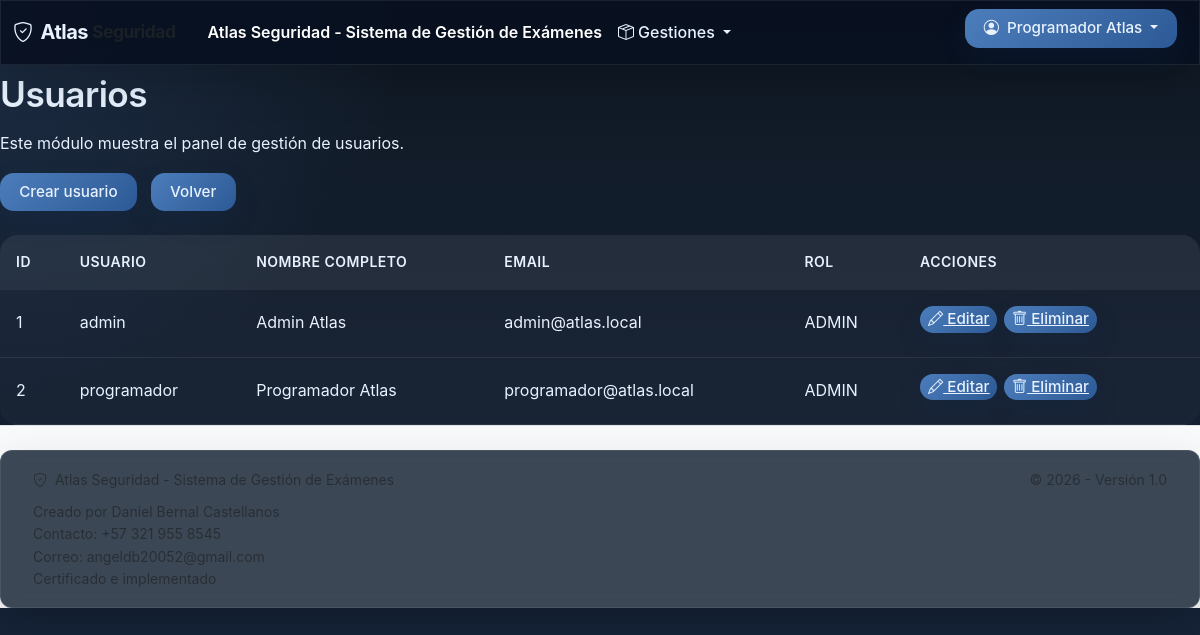
Screenshot of /index.php?c=dashboard&a=users (signed in) with the database file from the repository.
### tables this page shows
CREATE TABLE IF NOT EXISTS users (
  id INT AUTO_INCREMENT PRIMARY KEY,
  role_id INT NOT NULL,
  username VARCHAR(80) NOT NULL UNIQUE,
  password VARCHAR(255) NOT NULL,
  reset_token VARCHAR(255) NULL DEFAULT NULL,
  reset_token_expires DATETIME NULL DEFAULT NULL,
  fullname VARCHAR(120) NOT NULL,
  email VARCHAR(120) DEFAULT NULL,
  created_at TIMESTAMP DEFAULT CURRENT_TIMESTAMP,
  FOREIGN KEY (role_id) REFERENCES roles(id) ON DELETE RESTRICT ON UPDATE CASCADE
);

CREATE TABLE IF NOT EXISTS roles (
  id INT AUTO_INCREMENT PRIMARY KEY,
  name VARCHAR(50) NOT NULL UNIQUE,
  description VARCHAR(255) DEFAULT NULL
);

### controllers/DashboardController.php (called while the page is built, shortened)
<?php
class DashboardController
{
    public function users()
    {
        $userModel = new UserModel();
        $users = $userModel->all();
        include __DIR__ . '/../views/dashboard/users.php';
    }
}

### index.php (called while the page is built, shortened)
<?php
require_once __DIR__ . '/config/Database.php';
require_once __DIR__ . '/models/BaseModel.php';
require_once __DIR__ . '/models/UserModel.php';
require_once __DIR__ . '/controllers/DashboardController.php';
$controller = $_GET['c'] ?? 'auth';
$action = $_GET['a'] ?? 'login';
switch ($controller) {
    case 'dashboard':
        $ctrl = new DashboardController();
        break;
}
$ctrl->{$action}();

### config/Database.php (called while the page is built)
<?php
class Database
{
    private static $instance = null;
    private $pdo;
    private function __construct()
    {
        $host = '127.0.0.1';
        $db   = 'atlas';
        $user = 'root';
        $pass = '';
        $charset = 'utf8mb4';
        $dsn = "mysql:host=$host;dbname=$db;charset=$charset";
        $options = [
            PDO::ATTR_ERRMODE => PDO::ERRMODE_EXCEPTION,
            PDO::ATTR_DEFAULT_FETCH_MODE => PDO::FETCH_ASSOC,
            PDO::ATTR_EMULATE_PREPARES => false,
        ];
        $this->pdo = new PDO($dsn, $user, $pass, $options);
    }
    public static function getInstance()
    {
        if (self::$instance === null) {
            self::$instance = new self();
        }
        return self::$instance;
    }
    public function getConnection()
    {
        return $this->pdo;
    }
}

### models/BaseModel.php (called while the page is built, shortened)
<?php
abstract class BaseModel
{
    public function __construct()
    {
        $this->db = Database::getInstance()->getConnection();
    }
}

### models/UserModel.php (called while the page is built, shortened)
<?php
class UserModel extends BaseModel
{
    public function all()
    {
        $stmt = $this->db->query('SELECT u.id,u.username,u.fullname,u.email,r.name as role_name,u.role_id FROM users u JOIN roles r ON u.role_id = r.id');
        return $stmt->fetchAll();
    }
}

### views/dashboard/users.php (the view)
<?php include __DIR__ . '/../layouts/header.php'; ?>
<h1>Usuarios</h1>
<p>Este módulo muestra el panel de gestión de usuarios.</p>
<p>
    <a class="btn" href="index.php?c=dashboard&a=createUser">Crear usuario</a>
    <a class="btn" href="index.php?c=dashboard&a=index">Volver</a>
</p>
<?php if (!empty($users)): ?>
    <div class="table-wrapper">
        <table class="table">
            <thead>
                <tr>
                    <th>ID</th>
                    <th>Usuario</th>
                    <th>Nombre completo</th>
                    <th>Email</th>
                    <th>Rol</th>
                    <th>Acciones</th>
                </tr>
            </thead>
            <tbody>
                <?php foreach ($users as $userItem): ?>
                    <tr>
                        <td><?= htmlspecialchars($userItem['id']) ?></td>
                        <td><?= htmlspecialchars($userItem['username']) ?></td>
                        <td><?= htmlspecialchars($userItem['fullname']) ?></td>
                        <td><?= htmlspecialchars($userItem['email']) ?></td>
                        <td><?= htmlspecialchars($userItem['role_name']) ?></td>
                        <td>
                            <a class="btn" style="background:#e0e0e0;color:#000;text-decoration:underline;padding:2px 8px;border-radius:4px;margin-right:2px;" href="index.php?c=dashboard&a=editUser&id=<?= $userItem['id'] ?>"><i class="bi bi-pencil"></i> <u>Editar</u></a>
                            <a class="btn" style="background:#d98880;color:#000;text-decoration:underline;padding:2px 8px;border-radius:4px;" href="index.php?c=dashboard&a=deleteUser&id=<?= $userItem['id'] ?>" onclick="return confirm('¿Eliminar usuario?');"><i class="bi bi-trash"></i> <u>Eliminar</u></a>
                        </td>
                    </tr>
                <?php endforeach; ?>
            </tbody>
        </table>
    </div>
<?php else: ?>
    <p>No hay usuarios registrados aún.</p>
<?php endif; ?>
<?php include __DIR__ . '/../layouts/footer.php'; ?>

### public/css/style.css (style rules this page uses)
:root { --bg-start: #1C2734; --bg-end: #2F3E53; --text: #E8F2FF; --text-high: #FFFFFF; --text-muted: #B0C4DE; --topbar-bg: linear-gradient(135deg, #1D314B, #2D4771); --topbar-color: #E8F2FF; --btn-bg: linear-gradient(135deg, #2B5E88, #1A3A5F); --btn-color: #FFFFFF; --btn-hover-opacity: .96; --card-bg: linear-gradient(180deg, #223349, #1F2C3E); --card-border: #3D5777; --table-head-bg: #264367; --table-head-color: #FFFFFF; }
body { margin: 0; font-family: 'Segoe UI', Tahoma, Geneva, Verdana, sans-serif; background: linear-gradient(180deg, var(--bg-start) 0%, var(--bg-end) 100%); color: var(--text); transition: background .4s ease, color .4s ease; }
body h1 { font-size: 2.2rem; font-weight: 600; margin: 0.5rem 0 1rem 0; letter-spacing: -0.5px; color: var(--text-high); }
body p { line-height: 1.6; color: var(--text); }
body p, body h1, body h2, body h3, body h4, body h5, body h6, body label, body a { color: var(--text); }
.container, .login-card, .modules-card, .table, .topbar { transition: background .4s ease, color .4s ease, box-shadow .4s ease; }
button, .btn { background: var(--btn-bg); color: var(--btn-color); border: 0; padding: 0.65rem 1.2rem; border-radius: 6px; cursor: pointer; text-decoration: none; display: inline-block; box-shadow: 0 2px 8px rgba(5,31,32,.15); transition: all 0.3s ease; font-weight: 500; font-size: 0.95rem; }
.btn { margin-right: .6rem; margin-bottom: 0.5rem; }
.table { background: linear-gradient(180deg, #25344a 0%, #32476b 100%); border-radius: 10px; overflow: hidden; }
.table th { background: linear-gradient(135deg, #25344a 80%, #32476b 100%); color: #fff; border: none; }
.table td { background: transparent; color: #fff; border: none; }
.table tbody tr:nth-child(odd), .table tbody tr:nth-child(even) { background: transparent; }
body { font-family: 'Inter', 'Segoe UI', Tahoma, Geneva, Verdana, sans-serif; line-height: 1.6; }
.btn { border-radius: 8px; font-weight: 500; padding: 0.5rem 1.2rem; transition: all 0.3s ease; border: none; }
.table { margin-bottom: 0; }
.table th { font-weight: 600; font-size: 0.875rem; text-transform: uppercase; letter-spacing: 0.5px; padding: 1rem; border-bottom: 2px solid rgba(0, 0, 0, 0.1); }
.table td { padding: 1rem; vertical-align: middle; border-bottom: 1px solid rgba(0, 0, 0, 0.05); }
.fade-in { animation: fadeIn 0.5s ease-in-out; }
:root { --surface: rgba(255,255,255,0.08); --surface-strong: rgba(255,255,255,0.12); --surface-border: rgba(255,255,255,0.14); --surface-border-strong: rgba(255,255,255,0.18); --primary-soft: #4C7DBB; --primary-strong: #2D5A96; --accent: #72B7FF; --text-soft: #E9F3FF; --text-muted: #A0B0CA; --bg-dark: #0E1826; --bg-panel: rgba(28, 40, 57, 0.85); --bg-panel-strong: rgba(23, 32, 49, 0.94); }
html { scroll-behavior: smooth; }
body { background: radial-gradient(circle at top left, rgba(85, 133, 208, 0.18), transparent 28%), linear-gradient(180deg, #101924 0%, #17263d 100%); color: var(--text); min-height: 100vh; }
body, button, input, textarea, select { font-family: 'Inter', 'Segoe UI', Tahoma, Geneva, Verdana, sans-serif; }
button, .btn, a.btn, .form-control, .form-select, textarea { border-radius: 14px !important; }
.btn, button, .btn a { border: none !important; background: linear-gradient(135deg, var(--primary-soft), var(--primary-strong)) !important; color: inherit !important; box-shadow: 0 10px 24px rgba(17, 50, 96, 0.18) !important; transition: transform 0.25s ease, box-shadow 0.25s ease, background 0.25s ease !important; }
.table { background: transparent !important; border-radius: 18px !important; overflow: hidden !important; }
.table thead th { background: rgba(255,255,255,0.07) !important; color: var(--text) !important; border: none !important; }
.table td, .table th { border-top: none !important; border-bottom: 1px solid rgba(255,255,255,0.08) !important; color: var(--text) !important; }
.table tbody tr { background: rgba(255,255,255,0.02) !important; }

### rows the page displays
users: id "1", username "admin", fullname "Admin Atlas", email "admin@atlas.local", role.name "ADMIN"
users: id "2", username "programador", fullname "Programador Atlas", email "programador@atlas.local", role.name "ADMIN"

### other values shown
$_SESSION['user']['fullname'] "Programador Atlas"
